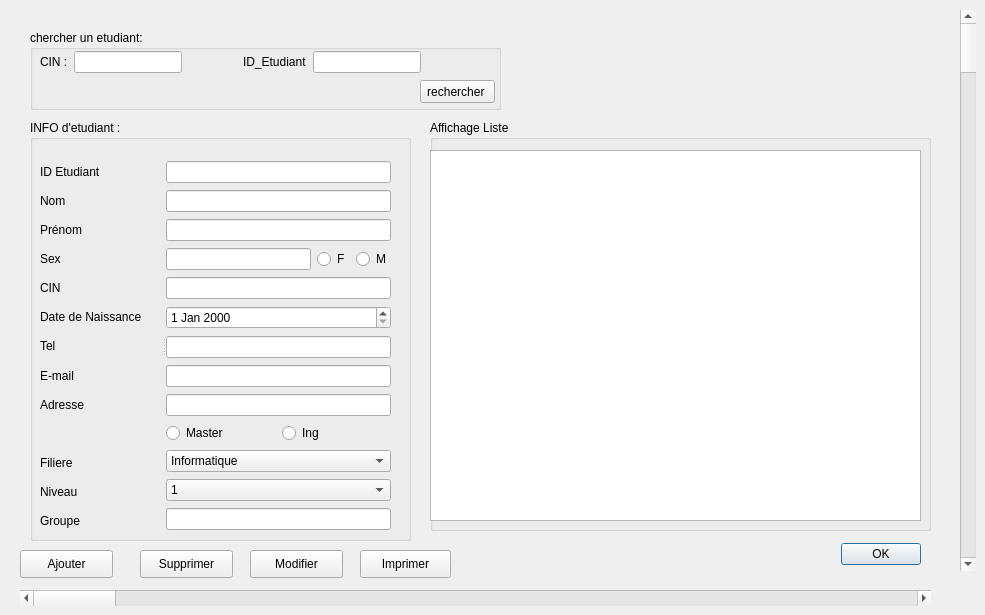
   <widget class="QWidget" name="tab_19">
    <attribute name="title">
     <string>Etudiant</string>
    </attribute>
    <widget class="QScrollBar" name="verticalScrollBar_3">
     <property name="geometry">
      <rect>
       <x>960</x>
       <y>10</y>
       <width>16</width>
       <height>561</height>
      </rect>
     </property>
     <property name="orientation">
      <enum>Qt::Vertical</enum>
     </property>
    </widget>
    <widget class="QScrollBar" name="horizontalScrollBar_3">
     <property name="geometry">
      <rect>
       <x>20</x>
       <y>590</y>
       <width>911</width>
       <height>16</height>
      </rect>
     </property>
     <property name="orientation">
      <enum>Qt::Horizontal</enum>
     </property>
    </widget>
    <widget class="QPushButton" name="pushButton_ajouter_3">
     <property name="geometry">
      <rect>
       <x>20</x>
       <y>550</y>
       <width>93</width>
       <height>28</height>
      </rect>
     </property>
     <property name="text">
      <string>Ajouter</string>
     </property>
    </widget>
    <widget class="QPushButton" name="pushButton_supprimer">
     <property name="geometry">
      <rect>
       <x>140</x>
       <y>550</y>
       <width>93</width>
       <height>28</height>
      </rect>
     </property>
     <property name="text">
      <string>Supprimer</string>
     </property>
    </widget>
    <widget class="QPushButton" name="pushButton_modifier">
     <property name="geometry">
      <rect>
       <x>250</x>
       <y>550</y>
       <width>93</width>
       <height>28</height>
      </rect>
     </property>
     <property name="text">
      <string>Modifier</string>
     </property>
    </widget>
    <widget class="QPushButton" name="pushButton_46">
     <property name="geometry">
      <rect>
       <x>360</x>
       <y>550</y>
       <width>91</width>
       <height>28</height>
      </rect>
     </property>
     <property name="text">
      <string>Imprimer</string>
     </property>
    </widget>
    <widget class="QGroupBox" name="groupBox_38">
     <property name="geometry">
      <rect>
       <x>30</x>
       <y>30</y>
       <width>471</width>
       <height>80</height>
      </rect>
     </property>
     <property name="title">
      <string>chercher un etudiant:</string>
     </property>
     <widget class="QWidget" name="layoutWidget_41">
      <property name="geometry">
       <rect>
        <x>10</x>
        <y>20</y>
        <width>381</width>
        <height>24</height>
       </rect>
      </property>
      <layout class="QHBoxLayout" name="horizontalLayout_31">
       <item>
        <widget class="QLabel" name="label_170">
         <property name="text">
          <string>CIN :</string>
         </property>
        </widget>
       </item>
       <item>
        <widget class="QLineEdit" name="lineEdit_cin_recherche"/>
       </item>
       <item>
        <spacer name="horizontalSpacer_5">
         <property name="orientation">
          <enum>Qt::Horizontal</enum>
         </property>
         <property name="sizeHint" stdset="0">
          <size>
           <width>40</width>
           <height>20</height>
          </size>
         </property>
        </spacer>
       </item>
       <item>
        <widget class="QLabel" name="label_171">
         <property name="text">
          <string>ID_Etudiant</string>
         </property>
        </widget>
       </item>
       <item>
        <widget class="QLineEdit" name="lineEdit_id_etd_rechercher">
         <property name="text">
          <string/>
         </property>
        </widget>
       </item>
      </layout>
     </widget>
     <widget class="QPushButton" name="pushButton_chercher">
      <property name="geometry">
       <rect>
        <x>390</x>
        <y>50</y>
        <width>75</width>
        <height>23</height>
       </rect>
      </property>
      <property name="text">
       <string>rechercher </string>
      </property>
     </widget>
    </widget>
    <widget class="QDialogButtonBox" name="load_etd">
     <property name="geometry">
      <rect>
       <x>810</x>
       <y>540</y>
       <width>111</width>
       <height>28</height>
      </rect>
     </property>
     <property name="standardButtons">
      <set>QDialogButtonBox::Ok</set>
     </property>
    </widget>
    <widget class="QGroupBox" name="groupBox">
     <property name="geometry">
      <rect>
       <x>430</x>
       <y>120</y>
       <width>501</width>
       <height>411</height>
      </rect>
     </property>
     <property name="title">
      <string>Affichage Liste</string>
     </property>
     <widget class="QTableView" name="table_etudiant_2">
      <property name="geometry">
       <rect>
        <x>0</x>
        <y>30</y>
        <width>491</width>
        <height>371</height>
       </rect>
      </property>
     </widget>
    </widget>
    <widget class="QGroupBox" name="groupBox_2">
     <property name="geometry">
      <rect>
       <x>30</x>
       <y>120</y>
       <width>381</width>
       <height>421</height>
      </rect>
     </property>
     <property name="title">
      <string>INFO d'etudiant :</string>
     </property>
     <widget class="QSplitter" name="splitter">
      <property name="geometry">
       <rect>
        <x>10</x>
        <y>40</y>
        <width>351</width>
        <height>372</height>
       </rect>
      </property>
      <property name="orientation">
       <enum>Qt::Horizontal</enum>
      </property>
      <widget class="QWidget" name="layoutWidget">
       <layout class="QVBoxLayout" name="verticalLayout">
        <item>
         <widget class="QLabel" name="label_4">
          <property name="text">
           <string>ID Etudiant</string>
          </property>
         </widget>
        </item>
        <item>
         <widget class="QLabel" name="label_5">
          <property name="text">
           <string>Nom</string>
          </property>
         </widget>
        </item>
        <item>
         <widget class="QLabel" name="label_6">
          <property name="text">
           <string>Prénom</string>
          </property>
         </widget>
        </item>
        <item>
         <widget class="QLabel" name="label_11">
          <property name="text">
           <string>Sex</string>
          </property>
         </widget>
        </item>
        <item>
         <widget class="QLabel" name="label_7">
          <property name="text">
           <string>CIN</string>
          </property>
         </widget>
        </item>
        <item>
         <widget class="QLabel" name="label_13">
          <property name="text">
           <string>Date de Naissance</string>
          </property>
         </widget>
        </item>
        <item>
         <widget class="QLabel" name="label_8">
          <property name="text">
           <string>Tel</string>
          </property>
         </widget>
        </item>
        <item>
         <widget class="QLabel" name="label_9">
          <property name="text">
           <string>E-mail</string>
          </property>
         </widget>
        </item>
        <item>
         <widget class="QLabel" name="label_10">
          <property name="text">
           <string>Adresse</string>
          </property>
         </widget>
        </item>
        <item>
         <widget class="QLabel" name="label_16">
          <property name="text">
           <string/>
          </property>
         </widget>
        </item>
        <item>
         <widget class="QLabel" name="label_14">
          <property name="text">
           <string>Filiere</string>
          </property>
         </widget>
        </item>
        <item>
         <widget class="QLabel" name="label_12">
          <property name="text">
           <string>Niveau</string>
          </property>
         </widget>
        </item>
        <item>
         <widget class="QLabel" name="label_15">
          <property name="text">
           <string>Groupe</string>
          </property>
         </widget>
        </item>
       </layout>
      </widget>
      <widget class="QWidget" name="layoutWidget_2">
       <layout class="QVBoxLayout" name="verticalLayout_2">
        <item>
         <widget class="QLineEdit" name="lineEdit_id_etd"/>
        </item>
        <item>
         <widget class="QLineEdit" name="lineEdit_nom"/>
        </item>
        <item>
         <widget class="QLineEdit" name="lineEdit_prenom"/>
        </item>
        <item>
         <layout class="QHBoxLayout" name="horizontalLayout">
          <item>
           <widget class="QLineEdit" name="lineEdit_sexe"/>
          </item>
          <item>
           <widget class="QRadioButton" name="radioButton_F">
            <property name="text">
             <string>F</string>
            </property>
           </widget>
          </item>
          <item>
           <widget class="QRadioButton" name="radioButton_M">
            <property name="text">
             <string>M</string>
            </property>
           </widget>
          </item>
         </layout>
        </item>
        <item>
         <widget class="QLineEdit" name="lineEdit_CIN"/>
        </item>
        <item>
         <widget class="QDateEdit" name="dateEdit_naissance"/>
        </item>
        <item>
         <widget class="QLineEdit" name="lineEdit_tel"/>
        </item>
        <item>
         <widget class="QLineEdit" name="lineEdit_email">
          <property name="minimumSize">
           <size>
            <width>169</width>
            <height>0</height>
           </size>
          </property>
         </widget>
        </item>
        <item>
         <widget class="QLineEdit" name="lineEdit_adresse"/>
        </item>
        <item>
         <layout class="QHBoxLayout" name="horizontalLayout_2">
          <item>
           <widget class="QRadioButton" name="radioButton_master">
            <property name="text">
             <string>Master</string>
            </property>
           </widget>
          </item>
          <item>
           <widget class="QRadioButton" name="radioButton_ing">
            <property name="text">
             <string>Ing</string>
            </property>
           </widget>
          </item>
         </layout>
        </item>
        <item>
         <widget class="QComboBox" name="comboBox_filiere">
          <item>
           <property name="text">
            <string>Informatique</string>
           </property>
          </item>
          <item>
           <property name="text">
            <string>Infotronique</string>
           </property>
          </item>
          <item>
           <property name="text">
            <string>Mecatronque</string>
           </property>
          </item>
          <item>
           <property name="text">
            <string>Industruelle</string>
           </property>
          </item>
          <item>
           <property name="text">
            <string>TIC</string>
           </property>
          </item>
          <item>
           <property name="text">
            <string>ARTI</string>
           </property>
          </item>
         </widget>
        </item>
        <item>
         <widget class="QComboBox" name="comboBox_niveau">
          <item>
           <property name="text">
            <string>1</string>
           </property>
          </item>
          <item>
           <property name="text">
            <string>2</string>
           </property>
          </item>
          <item>
           <property name="text">
            <string>3</string>
           </property>
          </item>
         </widget>
        </item>
        <item>
         <widget class="QLineEdit" name="lineEdit_groupe"/>
        </item>
       </layout>
      </widget>
     </widget>
    </widget>
   </widget>
